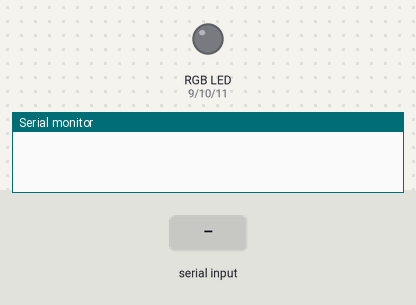
The sketch below on a simulated Arduino Uno, built with avr-gcc and run on an emulated ATmega328P. Parts: an RGB LED mixed from three pins (HIGH = lit), the last lines printed to the serial monitor. Inputs (shaded band) come from the test bench. Dim RGB values are drawn brighter than linear.

Above: at 1.2 s.
1.3 s: "90,45,200\n" received over Serial
At 2.3 s:
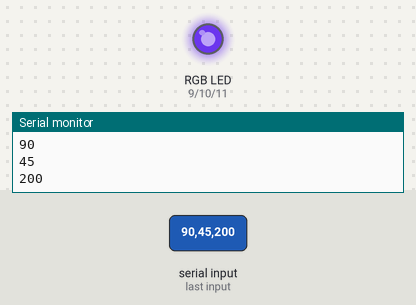
2.8 s: "30,150,10\n" received over Serial
At 3.4 s:
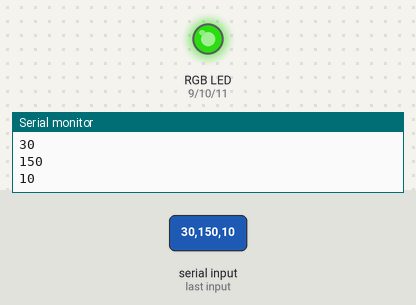
4.3 s: "90,45\n" received over Serial
At 5.5 s:
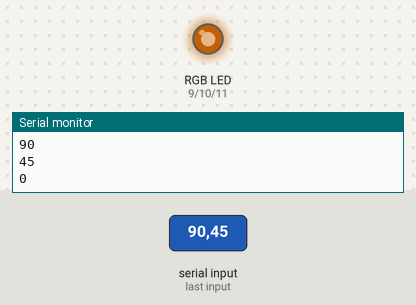
5.8 s: "1\n" received over Serial
At 6.6 s:
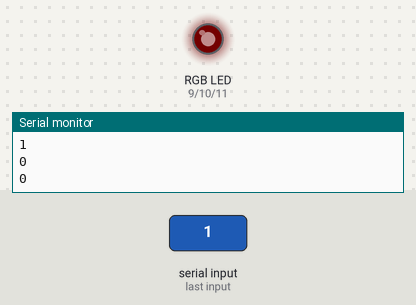
7.3 s: "30,150\n" received over Serial
At 7.9 s:
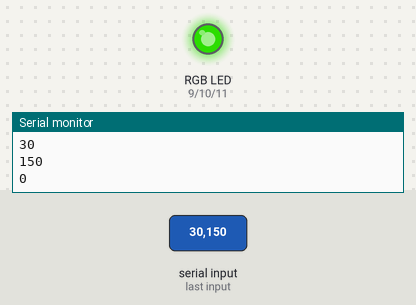
8.8 s: "90\n" received over Serial
At 10.1 s:
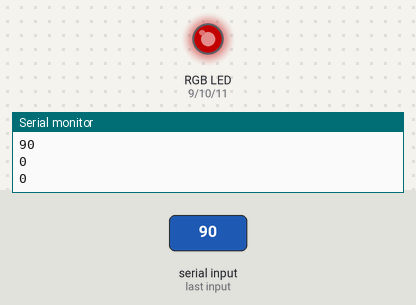
Timing chart, 0 to 11.3 s (numbered marks = the images above; inputs shaded):
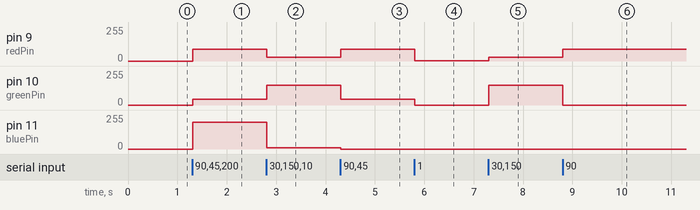

Measured:
- after the input at 1.3 s, pin 9 (redPin): 0/255 → 90/255 at once; pin 10 (greenPin): 0/255 → 45/255 at once; pin 11 (bluePin): 0/255 → 200/255 at once
- after the input at 2.8 s, pin 9 (redPin): 90/255 → 30/255 at once; pin 10 (greenPin): 45/255 → 150/255 at once; pin 11 (bluePin): 200/255 → 10/255 at once
- after the input at 4.3 s, pin 9 (redPin): 30/255 → 90/255 at once; pin 10 (greenPin): 150/255 → 45/255 at once; pin 11 (bluePin): 10/255 → 0/255 at once
- after the input at 5.8 s, pin 9 (redPin): 90/255 → 1/255 at once; pin 10 (greenPin): 45/255 → 0/255 at once
- after the input at 7.3 s, pin 9 (redPin): 1/255 → 30/255 at once; pin 10 (greenPin): 0/255 → 150/255 at once
- after the input at 8.8 s, pin 9 (redPin): 30/255 → 90/255 at once; pin 10 (greenPin): 150/255 → 0/255 at once

The sketch:

LED.ino
```cpp
int bluePin = 11;
int greenPin = 10;
int redPin = 9;

char color;
int r = 0;
int g = 0;
int b = 0;
char num = 0;

char *p, *i;
int x;

void setup(){
  pinMode(bluePin,OUTPUT);
  pinMode(greenPin,OUTPUT);
  pinMode(redPin,OUTPUT);
  Serial.begin(9600);
}

void setColor(int red, int green, int blue){

  analogWrite(redPin, red);
  analogWrite(greenPin, green);
  analogWrite(bluePin, blue);
}

char* subStr (char* input_string, char *separator, int segment_number) {
 char *act, *sub, *ptr;
 static char copy[20];
 int i;

 strcpy(copy, input_string);

for (i = 1, act = copy; i <= segment_number; i++, act = NULL) {

 sub = strtok_r(act, separator, &ptr);
 if (sub == NULL) break;
 }
 return sub;
}

void loop(){

  char buffer[] = {' ',' ',' ',' ',' ',' ',' ',' ',' '};

  while (!Serial.available());
  Serial.readBytesUntil('\n', buffer, 11);

  for (int x=1; x<=3;x++){
    switch (x){
      case 1:
         r = atoi(subStr(buffer,",",x));
      case 2:
         g = atoi(subStr(buffer,",",x));
      case 3:
         b =atoi(subStr(buffer,",",x));
    }
  }

  Serial.println(r);
  Serial.println(g);
  Serial.println(b);

  setColor(r,g,b);
}
```
